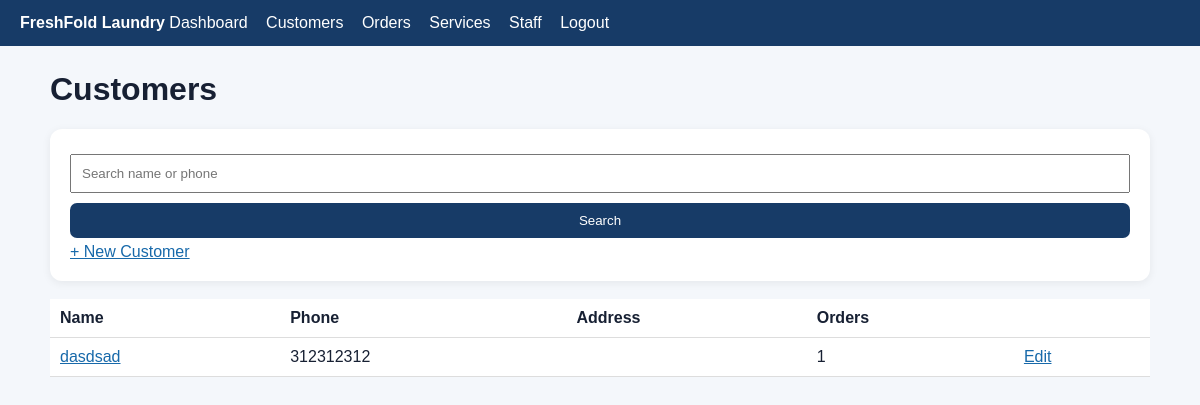
The page /customers (signed in) on the database its author committed.
### tables this page shows
CREATE TABLE customers (
            id INTEGER PRIMARY KEY AUTOINCREMENT,
            name TEXT NOT NULL,
            phone TEXT NOT NULL,
            address TEXT NOT NULL DEFAULT '',
            created_at TEXT NOT NULL DEFAULT CURRENT_TIMESTAMP
        );

### app.py (the view)
@app.route("/customers")
@login_required
def customers():
    query = request.args.get("q", "").strip()
    rows = get_db().execute("""
        SELECT c.*, COUNT(o.id) AS order_count
        FROM customers c LEFT JOIN orders o ON o.customer_id = c.id
        WHERE c.name LIKE ? OR c.phone LIKE ?
        GROUP BY c.id ORDER BY c.name
    """, (f"%{query}%", f"%{query}%")).fetchall()
    return render_template("customers.html", customers=rows, query=query)

### app.py (called while the page is built)
def get_db():
    if "db" not in g:
        g.db = sqlite3.connect(app.config["DATABASE"])
        g.db.row_factory = sqlite3.Row
        g.db.execute("PRAGMA foreign_keys = ON")
    return g.db

def login_required(view):
    @wraps(view)
    def wrapped_view(*args, **kwargs):
        if "user_id" not in session:
            return redirect(url_for("login", next=request.path))
        return view(*args, **kwargs)
    return wrapped_view

@app.context_processor
def inject_globals():
    return {"statuses": STATUSES, "today": date.today().isoformat(), "shop_name": "FreshFold Laundry"}

@app.before_request
def ensure_database():
    init_db()

### templates/customers.html
{% extends "base.html" %}{% block content %}
<h1>Customers</h1>
<div class="card"><form method="get"><input name="q" value="{{ query }}" placeholder="Search name or phone"><button>Search</button></form>
<a href="{{ url_for('new_customer') }}">+ New Customer</a></div>
<table><tr><th>Name</th><th>Phone</th><th>Address</th><th>Orders</th><th></th></tr>
{% for c in customers %}<tr><td><a href="{{ url_for('customer_detail',customer_id=c.id) }}">{{ c.name }}</a></td><td>{{ c.phone }}</td><td>{{ c.address }}</td><td>{{ c.order_count }}</td><td><a href="{{ url_for('edit_customer',customer_id=c.id) }}">Edit</a></td></tr>{% else %}<tr><td colspan="5">No customers found.</td></tr>{% endfor %}
</table>{% endblock %}

### templates/base.html (style rules this page uses)
body { font-family:Arial,sans-serif;margin:0;background:#f4f7fb;color:#172033 }
.card { background:white;border-radius:12px;padding:20px;margin-bottom:18px;box-shadow:0 2px 10px #0001 }
input,select,textarea,button { padding:10px;margin:5px 0;width:100%;box-sizing:border-box }
button { background:#173b67;color:white;border:0;border-radius:7px;cursor:pointer }
table { width:100%;border-collapse:collapse;background:white }
th,td { padding:10px;border-bottom:1px solid #ddd;text-align:left }
a { color:#1769aa }

### rows shown on the page
customers: name "dasdsad", phone "312312312", order_count "1"
